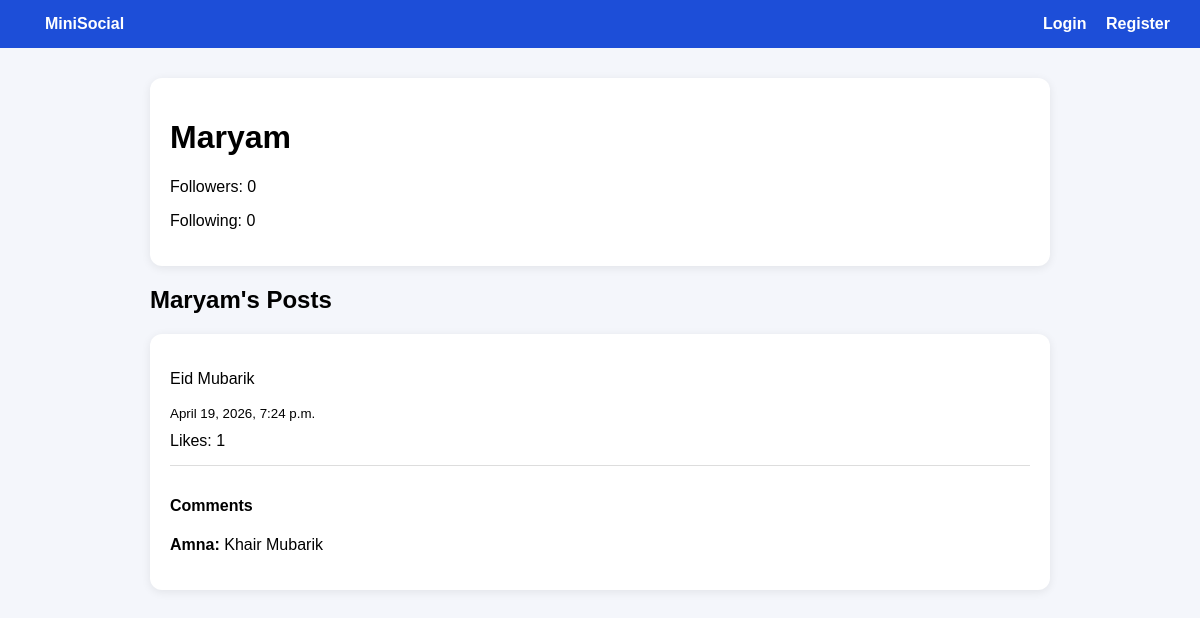
Screenshot of /profile/Maryam/ with the database file from the repository.
### app/models.py (models this page shows, shortened)
class Post(models.Model):
    user = models.ForeignKey(User, on_delete=models.CASCADE)
    content = models.TextField()
    created_at = models.DateTimeField(auto_now_add=True)
    def total_likes(self):
        return self.likes.count()

class Comment(models.Model):
    post = models.ForeignKey(Post, on_delete=models.CASCADE, related_name='comments')
    user = models.ForeignKey(User, on_delete=models.CASCADE)
    text = models.TextField()
    created_at = models.DateTimeField(auto_now_add=True)

### app/views.py (the view)
# urls.py: path('profile/<str:username>/', views.profile_view, name='profile'),
def profile_view(request, username):
    user_obj = get_object_or_404(User, username=username)
    profile = get_object_or_404(Profile, user=user_obj)
    posts = Post.objects.filter(user=user_obj).order_by('-created_at')
    is_following = False
    if request.user.is_authenticated and request.user != user_obj:
        is_following = Follow.objects.filter(follower=request.user, following=user_obj).exists()
    context = {
        'profile_user': user_obj,
        'profile': profile,
        'posts': posts,
        'is_following': is_following
    }
    return render(request, 'app/profile.html', context)

### app/templates/app/profile.html (shortened to what this page needs)
{% extends 'app/base.html' %}
{% block content %}
<div class="profile-box">
    <h1>{{ profile_user.username }}</h1>
    <p>Followers: {{ profile_user.followers.count }}</p>
    <p>Following: {{ profile_user.following.count }}</p>
</div>
<h2>{{ profile_user.username }}'s Posts</h2>
{% if profile_user.is_superuser or profile_user.is_staff %}
    <p>This account is used for administration and has no public posts.</p>
{% else %}
    {% for post in posts %}
    <div class="post-card">
        <p>{{ post.content }}</p>
        <small>{{ post.created_at }}</small>
        <div class="post-actions">
            {% if user.is_authenticated %}
                <a href="{% url 'like_post' post.id %}">Like ({{ post.total_likes }})</a>
            {% else %}
                <span>Likes: {{ post.total_likes }}</span>
            {% endif %}
        </div>
        <div class="comments-section">
            <h4>Comments</h4>
            {% for comment in post.comments.all %}
                <p><strong>{{ comment.user.username }}:</strong> {{ comment.text }}</p>
            {% empty %}
                <p>No comments yet.</p>
            {% endfor %}
        </div>
    </div>
    {% empty %}
    <p>No posts yet.</p>
    {% endfor %}
{% endif %}
{% endblock %}

### app/static/app/css/style.css (style rules this page uses)
body { font-family: Arial, sans-serif; background: #f4f6fb; margin: 0; padding: 0; }
.post-card, .profile-box, .form-box { background: white; padding: 20px; margin-bottom: 20px; border-radius: 12px; box-shadow: 0 2px 10px rgba(0,0,0,0.08); }
.post-actions { margin-top: 10px; margin-bottom: 10px; }
.comments-section { margin-top: 15px; border-top: 1px solid #ddd; padding-top: 10px; }

### rows the page displays
Post: content "Eid Mubarik", created_at "April 19, 2026, 7:24 p.m.", total_likes "1"
Comment: user.username "Amna", text "Khair Mubarik"

### other values shown
{{ profile_user.username }} "Maryam"
{{ profile_user.followers.count }} "0"
{{ profile_user.following.count }} "0"
